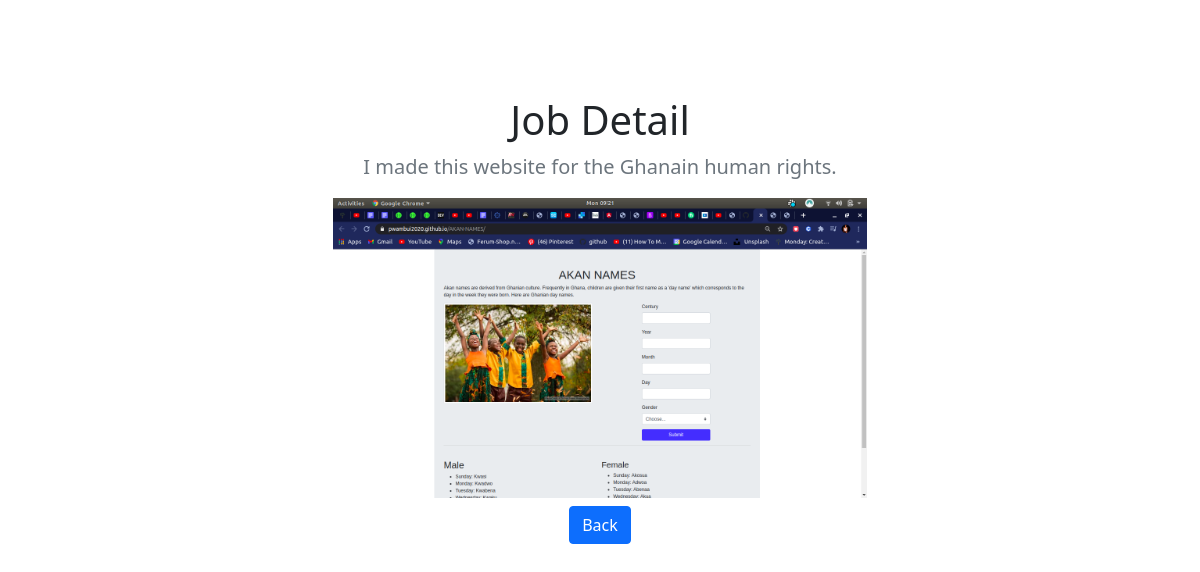
The app's page /jobs/2 with its own data.
### jobs/models.py (models this page shows, shortened)
class Job(models.Model):
    image = models.ImageField(upload_to='images/')
    summary = models.CharField(max_length=200)

### jobs/views.py (the view)
# urls.py: path('jobs/<int:job_id>', jobs.views.detail, name='detail'),
def detail(request, job_id):
    job_detail = get_object_or_404(Job, pk=job_id)
    return render (request, 'jobs/detail.html', {'job':job_detail})

### jobs/templates/jobs/detail.html (shortened to what this page needs)
<!doctype html>
<html lang="en">
{% load static %}
<head>
    <link href="{% static 'css/bootstrap.min.css' %}" rel="stylesheet">
</head>
<body>
    <main>
        <section class="py-5 text-center container">
            <div class="row py-lg-5">
                <div class="col-lg-6 col-md-8 mx-auto">
                    <h1 class="fw-light">Job Detail</h1>
                    <p class="lead text-muted">{{job.summary}}</p>
                    <img src="{{ job.image.url }}" height=300>
                    <p>
                        <a href="{% url 'home' %}" class="btn btn-primary my-2">Back</a>
                    </p>
                </div>
            </div>
        </section>
    </main>
</body>
</html>

### records on screen
Job: summary "I made this website for the Ghanain human rights.", image (picture)
